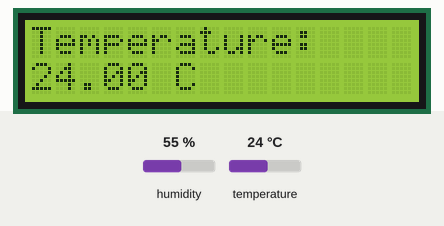
A sketch run on a simulated Arduino Uno, built with avr-gcc and run on an emulated ATmega328P. On the bench: 16×2 character LCD. Inputs (shaded band) come from the test bench; at power-on: temperature 24 °C, humidity 55 %.

Above: at 1.2 s.
1.3 s: temperature set to 12 °C
At 2.4 s:
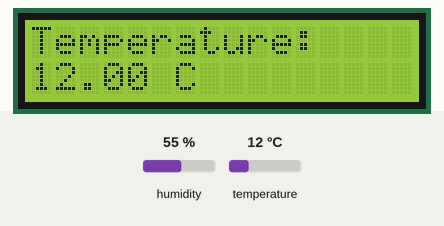
4.0 s: temperature set to 19 °C
At 4.9 s:
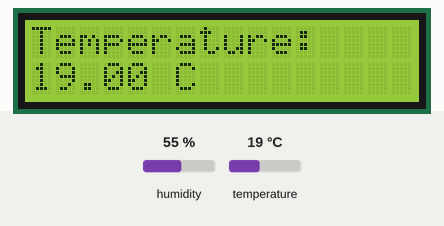
6.7 s: temperature set to 28 °C
At 8.8 s:
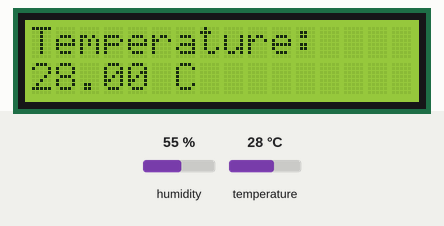
Timing chart, 0 to 10.3 s (numbered marks = the images above; inputs shaded):
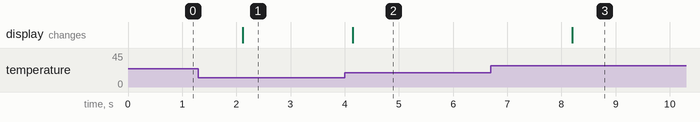

The sketch:

sketch.ino
```cpp
#include <Wire.h>
#include <LiquidCrystal_I2C.h>
#include <DHT.h>

#define DHTPIN 2
#define DHTTYPE DHT22

DHT dht(DHTPIN, DHTTYPE);
LiquidCrystal_I2C lcd(0x27, 16, 2);

void setup() {
  dht.begin();
  lcd.init();
  lcd.backlight();
}

void loop() {
  float temp = dht.readTemperature();

  lcd.clear();
  lcd.setCursor(0,0);
  lcd.print("Temperature:");
  lcd.setCursor(0,1);
  lcd.print(temp);
  lcd.print(" C");

  delay(2000);
}
```

Measured:
- after the input at 1.3 s, the display: changes after 0.82 s (image 1)
- after the input at 4.0 s, the display: changes after 0.15 s (image 2)
- after the input at 6.7 s, the display: changes after 1.5 s (image 3)
